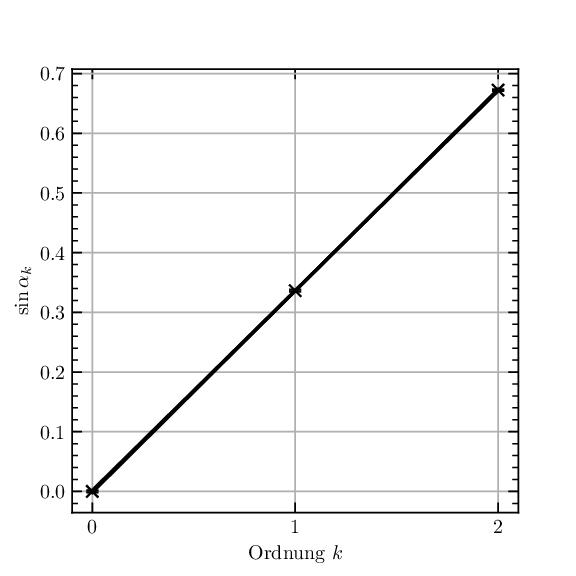
#> input picture Praktikum/B22/Images/Abb1-001.jpg, 576 x 576 px; its folder holds only this picture in this run
$ python image_collector_22.py
#> lines starting #> are read from the running program, lines starting #| are printed output that depends on the picture
#> in erstelle_collage, `collage = Image.new('RGB', (A4_BREITE_PX, A4_HOEHE_PX), color='white')`: collage: PIL image 2480x3508 RGB; every value is 255
#> in erstelle_collage, img is the input picture: PIL image 576x576 RGB; min 0, max 255, mean 247
from PIL import Image, ImageDraw, ImageFont
""" Dieser Code wurde von ChatGPT erstellt
    Falls was nicht funktioniert kein Plan, was hier passiert :)
"""

# A4-Maße bei 300 DPI
A4_BREITE_PX = 2480
A4_HOEHE_PX = 3508
DPI = 800

# Layout
bilder_pro_seite = 8
bilder_gesamt = 7
bilder_pro_zeile = 2
zeilen = 4

# Bildgröße (berechnet auf Basis A4 mit Abstand)
abstand_x, abstand_y = 30, 40
text_hoehe = 30

bild_breite = (A4_BREITE_PX - (bilder_pro_zeile + 1) * abstand_x) // bilder_pro_zeile
bild_hoehe = (A4_HOEHE_PX - (zeilen + 1) * abstand_y - zeilen * text_hoehe) // zeilen

# Schriftart
try:
    schrift = ImageFont.truetype("arial.ttf", 24)
except:
    schrift = ImageFont.load_default()

# Hilfsfunktion für proportional skalierte Bildverkleinerung
def resize_with_aspect(image, target_width, target_height, bg_color=(255, 255, 255)):
#> called with target_width = 1195, target_height = 797, bg_color = (255, 255, 255)
    original_width, original_height = image.size
#> original_width = 576; original_height = 576
    ratio = min(target_width / original_width, target_height / original_height)
#> ratio = 1.38
    new_size = (int(original_width * ratio), int(original_height * ratio))
#> new_size = (797, 797)
    image = image.resize(new_size, Image.LANCZOS)
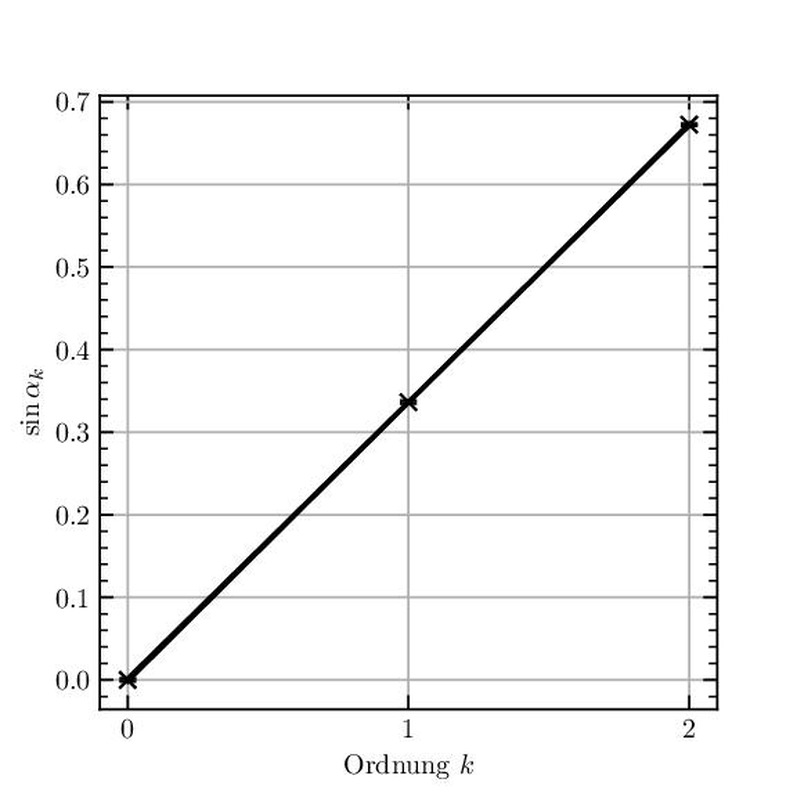
#> image: PIL image 797x797 RGB; min 0, max 255, mean 246.8

    new_image = Image.new("RGB", (target_width, target_height), bg_color)
#> new_image: PIL image 1195x797 RGB; every value is 255
    offset = ((target_width - new_size[0]) // 2, (target_height - new_size[1]) // 2)
#> offset = (199, 0)
    new_image.paste(image, offset)
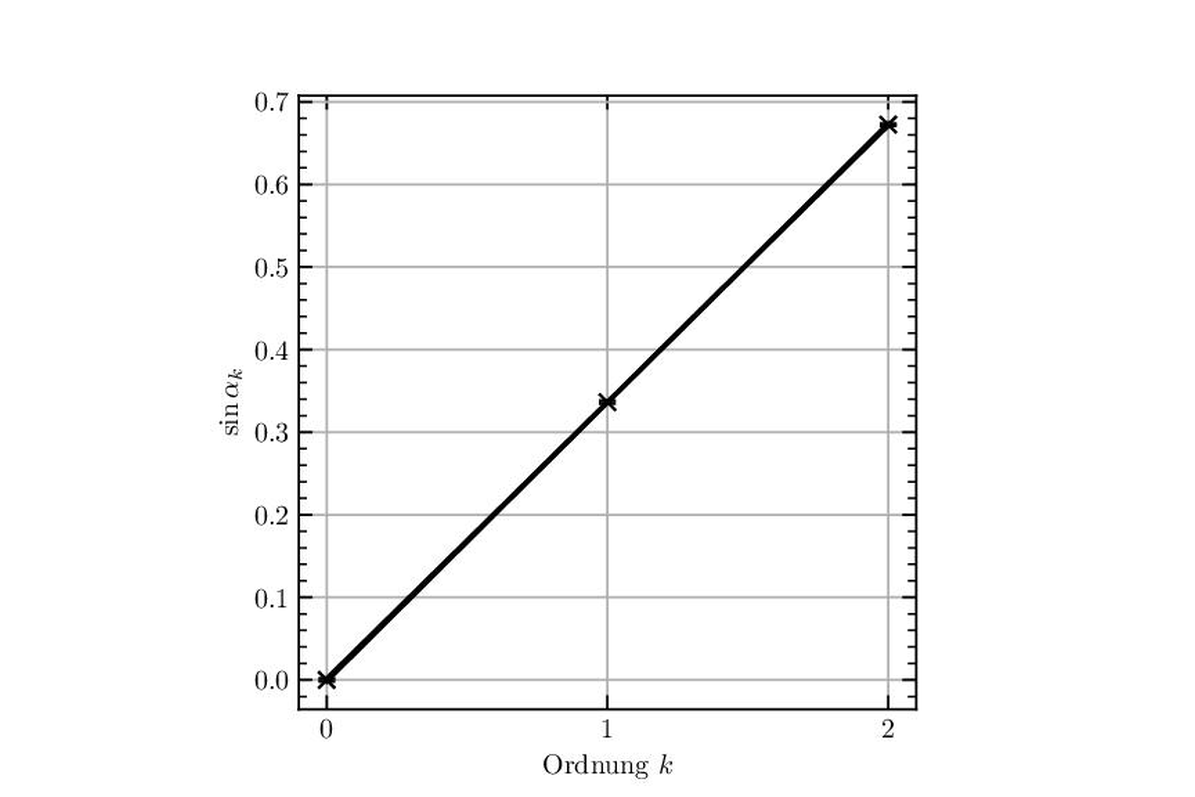
#> new_image: PIL image 1195x797 RGB; min 0, max 255, mean 249.5
    return new_image

# Collage-Seite erzeugen
def erstelle_collage(start_index, seiten_index):
    collage = Image.new('RGB', (A4_BREITE_PX, A4_HOEHE_PX), color='white')
    draw = ImageDraw.Draw(collage)

    bilder_auf_dieser_seite = min(bilder_pro_seite, bilder_gesamt - start_index)

    for i in range(bilder_auf_dieser_seite):
        index = start_index + i + 1
        dateiname = f"Images/Abb{index}-001.jpg"

        try:
            img = Image.open(dateiname)
            img = resize_with_aspect(img, bild_breite, bild_hoehe)
        except:
            print(f"Fehler beim Laden: {dateiname}")
            continue

        zeile = i // bilder_pro_zeile
        spalte = i % bilder_pro_zeile

        x = abstand_x + spalte * (bild_breite + abstand_x)
        y = abstand_y + zeile * (bild_hoehe + text_hoehe + abstand_y)

        collage.paste(img, (x, y))
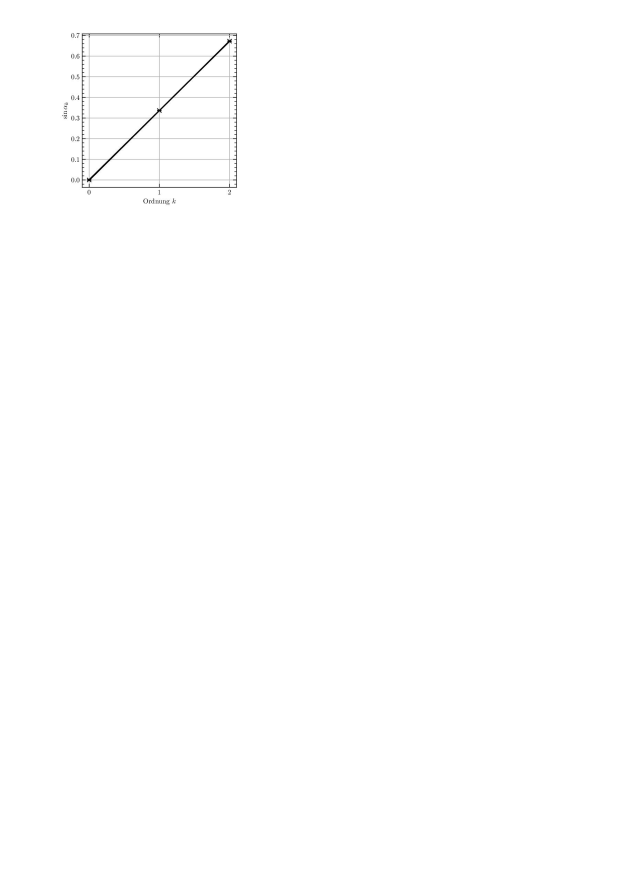
#> collage: PIL image 2480x3508 RGB (shown at 1/4 size); min 0, max 255, mean 254.4

        # Text unter dem Bild
        bildname = f"Abbildung Nr: {index}"
        bbox = draw.textbbox((0, 0), bildname, font=schrift)
#> bbox = (0, 5, 187, 28)
        text_breite = bbox[2] - bbox[0]
#> text_breite = 187
        text_x = x + (bild_breite - text_breite) // 2
#> text_x = 534
        draw.text((text_x + 240, y + 0.99 * bild_hoehe), bildname, fill='black', font=schrift)

    collage.save(f"Collagen/collage_{seiten_index+1}.jpg", dpi=(DPI, DPI))
    print(f"collage_{seiten_index+1}.jpg gespeichert.")

# Hauptlogik
for seite in range((bilder_gesamt + bilder_pro_seite - 1) // bilder_pro_seite):
    start = seite * bilder_pro_seite
    erstelle_collage(start, seite)
